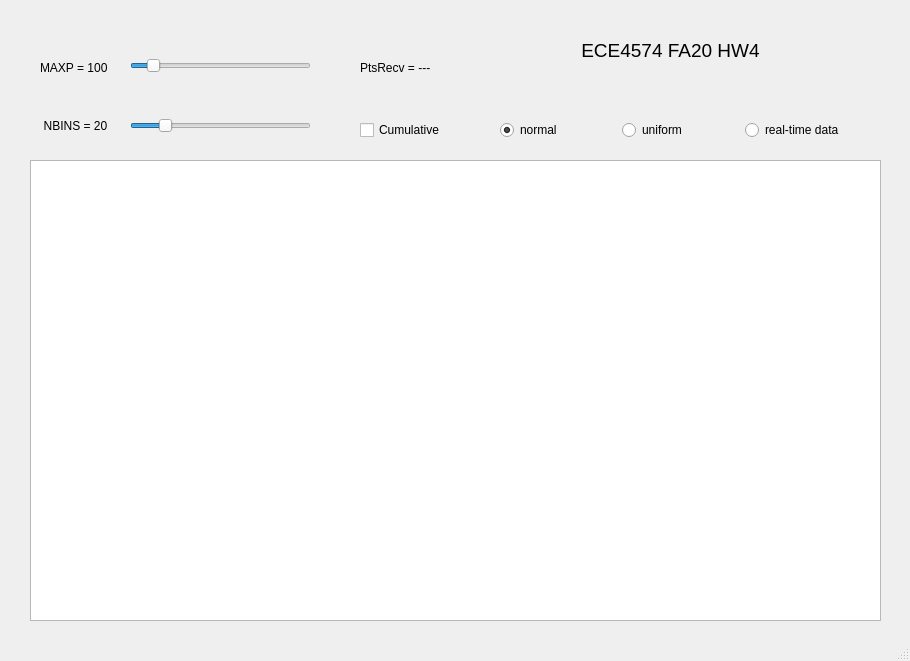
<?xml version="1.0" encoding="UTF-8"?>
<ui version="4.0">
 <class>MainWindow</class>
 <widget class="QMainWindow" name="MainWindow">
  <property name="geometry">
   <rect>
    <x>0</x>
    <y>0</y>
    <width>910</width>
    <height>661</height>
   </rect>
  </property>
  <property name="windowTitle">
   <string>Distribution</string>
  </property>
  <widget class="QWidget" name="centralwidget">
   <widget class="QWidget" name="horizontalLayoutWidget">
    <property name="geometry">
     <rect>
      <x>500</x>
      <y>110</y>
      <width>361</width>
      <height>41</height>
     </rect>
    </property>
    <layout class="QHBoxLayout" name="horizontalLayout">
     <property name="sizeConstraint">
      <enum>QLayout::SetDefaultConstraint</enum>
     </property>
     <item>
      <widget class="QRadioButton" name="norm_button">
       <property name="enabled">
        <bool>true</bool>
       </property>
       <property name="text">
        <string>normal</string>
       </property>
       <property name="checked">
        <bool>true</bool>
       </property>
      </widget>
     </item>
     <item>
      <widget class="QRadioButton" name="uni_button">
       <property name="text">
        <string>uniform</string>
       </property>
       <property name="checked">
        <bool>false</bool>
       </property>
      </widget>
     </item>
     <item>
      <widget class="QRadioButton" name="rt_button">
       <property name="text">
        <string>real-time data</string>
       </property>
      </widget>
     </item>
    </layout>
   </widget>
   <widget class="QChartView" name="graphicsView">
    <property name="geometry">
     <rect>
      <x>30</x>
      <y>160</y>
      <width>851</width>
      <height>461</height>
     </rect>
    </property>
   </widget>
   <widget class="QLabel" name="title">
    <property name="geometry">
     <rect>
      <x>530</x>
      <y>30</y>
      <width>281</width>
      <height>41</height>
     </rect>
    </property>
    <property name="font">
     <font>
      <pointsize>14</pointsize>
     </font>
    </property>
    <property name="text">
     <string>ECE4574 FA20 HW4</string>
    </property>
    <property name="textFormat">
     <enum>Qt::PlainText</enum>
    </property>
    <property name="alignment">
     <set>Qt::AlignCenter</set>
    </property>
   </widget>
   <widget class="QSlider" name="bin_slider">
    <property name="geometry">
     <rect>
      <x>130</x>
      <y>110</y>
      <width>181</width>
      <height>31</height>
     </rect>
    </property>
    <property name="mouseTracking">
     <bool>false</bool>
    </property>
    <property name="minimum">
     <number>4</number>
    </property>
    <property name="maximum">
     <number>100</number>
    </property>
    <property name="value">
     <number>20</number>
    </property>
    <property name="orientation">
     <enum>Qt::Horizontal</enum>
    </property>
    <property name="tickPosition">
     <enum>QSlider::NoTicks</enum>
    </property>
    <property name="tickInterval">
     <number>1</number>
    </property>
   </widget>
   <widget class="QLabel" name="bin_num">
    <property name="geometry">
     <rect>
      <x>40</x>
      <y>110</y>
      <width>71</width>
      <height>31</height>
     </rect>
    </property>
    <property name="text">
     <string>NBINS = 20</string>
    </property>
    <property name="alignment">
     <set>Qt::AlignCenter</set>
    </property>
   </widget>
   <widget class="QCheckBox" name="checkBox">
    <property name="geometry">
     <rect>
      <x>360</x>
      <y>120</y>
      <width>91</width>
      <height>20</height>
     </rect>
    </property>
    <property name="text">
     <string>Cumulative</string>
    </property>
   </widget>
   <widget class="QSlider" name="max_slider">
    <property name="geometry">
     <rect>
      <x>130</x>
      <y>50</y>
      <width>181</width>
      <height>31</height>
     </rect>
    </property>
    <property name="minimum">
     <number>1</number>
    </property>
    <property name="maximum">
     <number>1000</number>
    </property>
    <property name="value">
     <number>100</number>
    </property>
    <property name="orientation">
     <enum>Qt::Horizontal</enum>
    </property>
   </widget>
   <widget class="QLabel" name="maxp_num">
    <property name="geometry">
     <rect>
      <x>40</x>
      <y>60</y>
      <width>81</width>
      <height>16</height>
     </rect>
    </property>
    <property name="text">
     <string>MAXP = 100</string>
    </property>
   </widget>
   <widget class="QLabel" name="pt_label">
    <property name="geometry">
     <rect>
      <x>360</x>
      <y>60</y>
      <width>81</width>
      <height>16</height>
     </rect>
    </property>
    <property name="text">
     <string>PtsRecv = ---</string>
    </property>
   </widget>
  </widget>
  <widget class="QMenuBar" name="menubar">
   <property name="geometry">
    <rect>
     <x>0</x>
     <y>0</y>
     <width>910</width>
     <height>26</height>
    </rect>
   </property>
  </widget>
  <widget class="QStatusBar" name="statusbar"/>
 </widget>
 <customwidgets>
  <customwidget>
   <class>QChartView</class>
   <extends>QGraphicsView</extends>
   <header>QtCharts</header>
  </customwidget>
 </customwidgets>
 <resources/>
 <connections/>
</ui>
